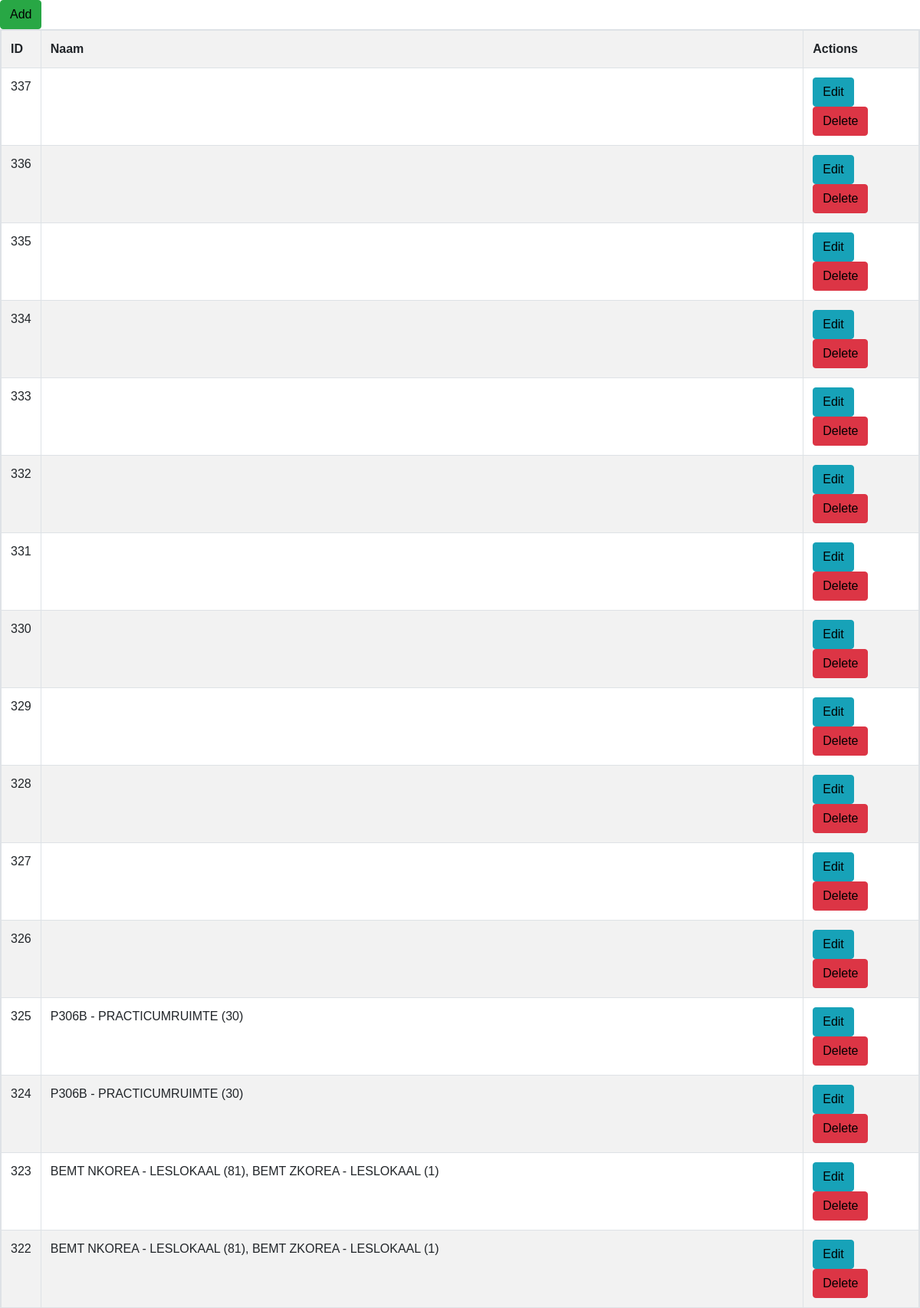
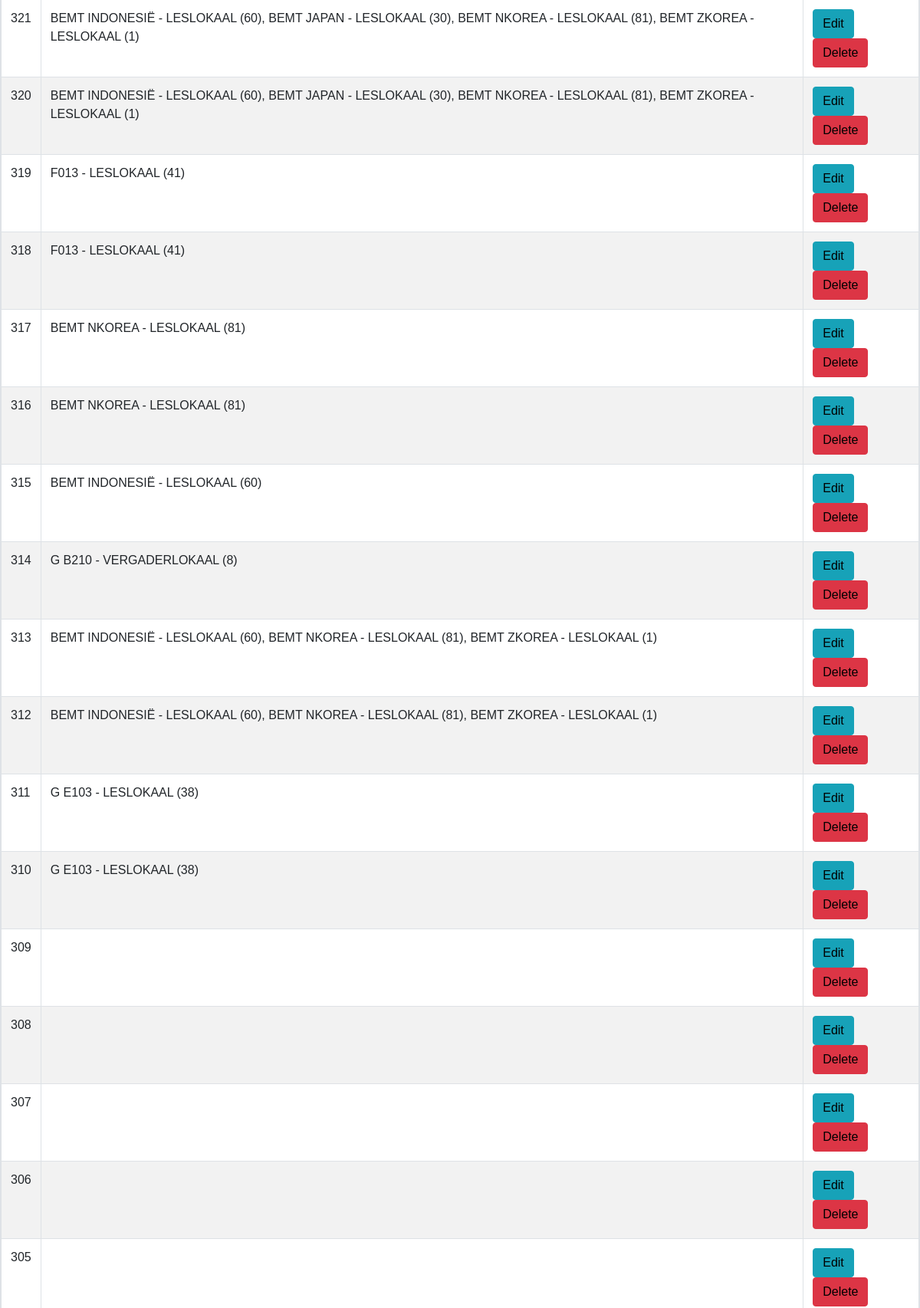
The app's page /index.php/lokaal (upper part) with its own data (2 pictures, top to bottom).
### tables this page shows
CREATE TABLE `lokaal` (
  `id` int(50) NOT NULL,
  `naam` varchar(255) NOT NULL
);

### application/controllers/Lokaal.php (called while the page is built, shortened)
<?php
class Lokaal extends CI_Controller
{
    function __construct()
    {
        $this->load->model('lokaal_model');
    }
    function index()
    {
        $data['lokaal'] = $this->lokaal_model->get_all_lokaal();
        $data['_view'] = 'lokaal/index';
        $this->load->view('layouts/main', $data);
    }
}

### index.php (called while the page is built, shortened)
<?php
require_once BASEPATH.'core/CodeIgniter.php';

### application/models/Lokaal_model.php (called while the page is built, shortened)
<?php
class Lokaal_model extends CI_Model
{
    function get_all_lokaal()
    {
        $this->db->order_by('id', 'desc');
        return $this->db->get('lokaal')->result_array();
    }
}

### application/views/lokaal/index.php (the view, shortened to what this page needs)
<div class="pull-right">
	<a href="<?php echo site_url('lokaal/add'); ?>" class="btn btn-success">Add</a>
</div>
<table class="table table-striped table-bordered">
    <tr>
		<th>ID</th>
		<th>Naam</th>
		<th>Actions</th>
    </tr>
	<?php foreach($lokaal as $l){ ?>
    <tr>
		<td><?php echo $l['id']; ?></td>
		<td><?php echo $l['naam']; ?></td>
		<td>
            <a href="<?php echo site_url('lokaal/edit/'.$l['id']); ?>" class="btn btn-info btn-xs">Edit</a>
            <a href="<?php echo site_url('lokaal/remove/'.$l['id']); ?>" class="btn btn-danger btn-xs">Delete</a>
        </td>
    </tr>
	<?php } ?>
</table>

### application/css/style.css (style rules this page uses)
* { margin: 0; padding: 0; }
body { height: 100%; margin: 0px; padding: 0px; font-family: Verdana, Arial, Helvetica, sans-serif; color: black; background-color: white; }
td { padding-right: 20px; }
table { display: inline-block; }
a:link { color: black; }

### records on screen
lokaal: id "337"
lokaal: id "336"
lokaal: id "335"
lokaal: id "334"
lokaal: id "333"
lokaal: id "332"
lokaal: id "331"
lokaal: id "330"
lokaal: id "329"
lokaal: id "328"
lokaal: id "327"
lokaal: id "326"
lokaal: id "325", naam "P306B - PRACTICUMRUIMTE (30)"
lokaal: id "324", naam "P306B - PRACTICUMRUIMTE (30)"
lokaal: id "323", naam "BEMT NKOREA - LESLOKAAL (81), BEMT ZKOREA - LESLOKAAL (1)"
lokaal: id "322", naam "BEMT NKOREA - LESLOKAAL (81), BEMT ZKOREA - LESLOKAAL (1)"
lokaal: id "321", naam "BEMT INDONESIË - LESLOKAAL (60), BEMT JAPAN - LESLOKAAL (30), BEMT NKOREA - LESLOKAAL (81), BEMT ZKOREA - LESLOKAAL (1)"
lokaal: id "320", naam "BEMT INDONESIË - LESLOKAAL (60), BEMT JAPAN - LESLOKAAL (30), BEMT NKOREA - LESLOKAAL (81), BEMT ZKOREA - LESLOKAAL (1)"
lokaal: id "319", naam "F013 - LESLOKAAL (41)"
lokaal: id "318", naam "F013 - LESLOKAAL (41)"
lokaal: id "317", naam "BEMT NKOREA - LESLOKAAL (81)"
lokaal: id "316", naam "BEMT NKOREA - LESLOKAAL (81)"
lokaal: id "315", naam "BEMT INDONESIË - LESLOKAAL (60)"
lokaal: id "314", naam "G B210 - VERGADERLOKAAL (8)"
lokaal: id "313", naam "BEMT INDONESIË - LESLOKAAL (60), BEMT NKOREA - LESLOKAAL (81), BEMT ZKOREA - LESLOKAAL (1)"
lokaal: id "312", naam "BEMT INDONESIË - LESLOKAAL (60), BEMT NKOREA - LESLOKAAL (81), BEMT ZKOREA - LESLOKAAL (1)"
lokaal: id "311", naam "G E103 - LESLOKAAL (38)"
lokaal: id "310", naam "G E103 - LESLOKAAL (38)"
lokaal: id "309"
lokaal: id "308"
lokaal: id "307"
lokaal: id "306"
lokaal: id "305"
